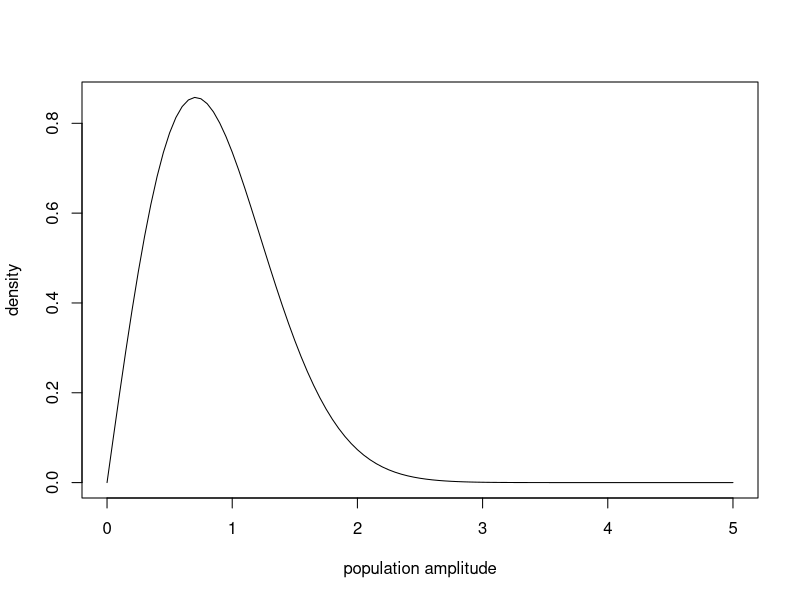
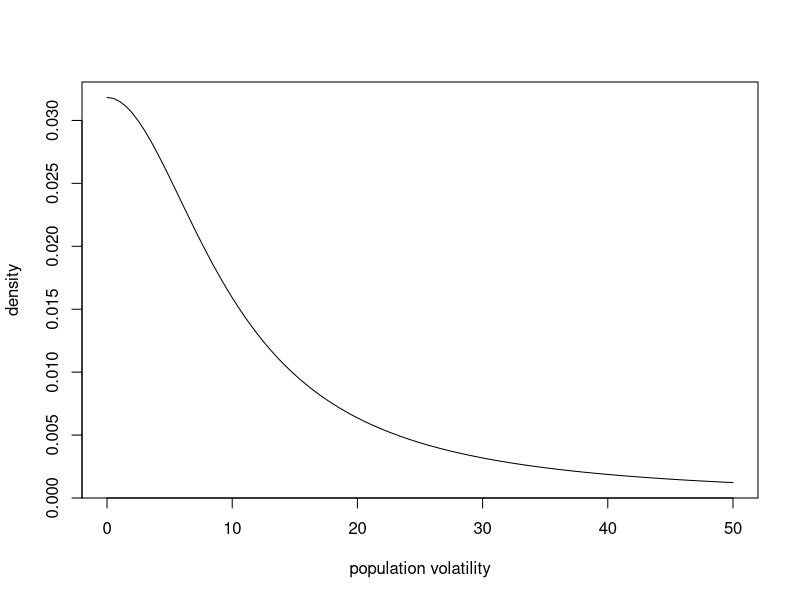
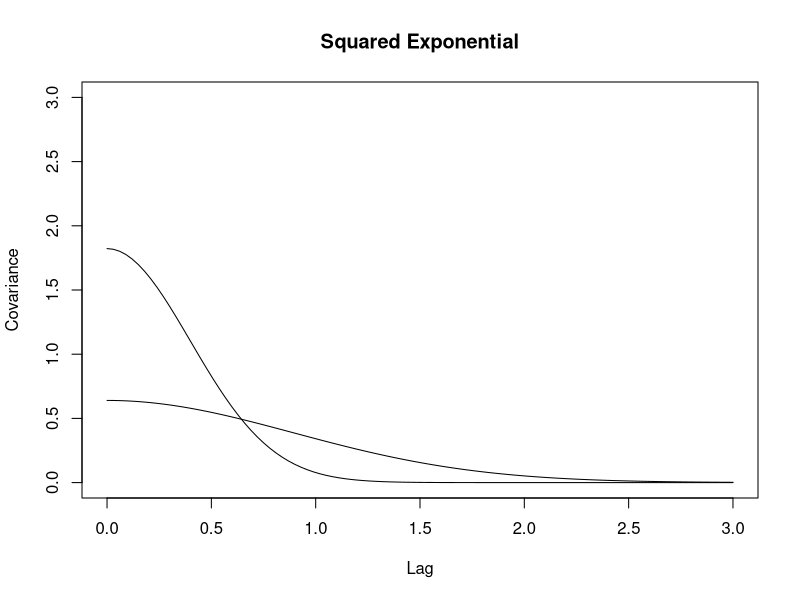
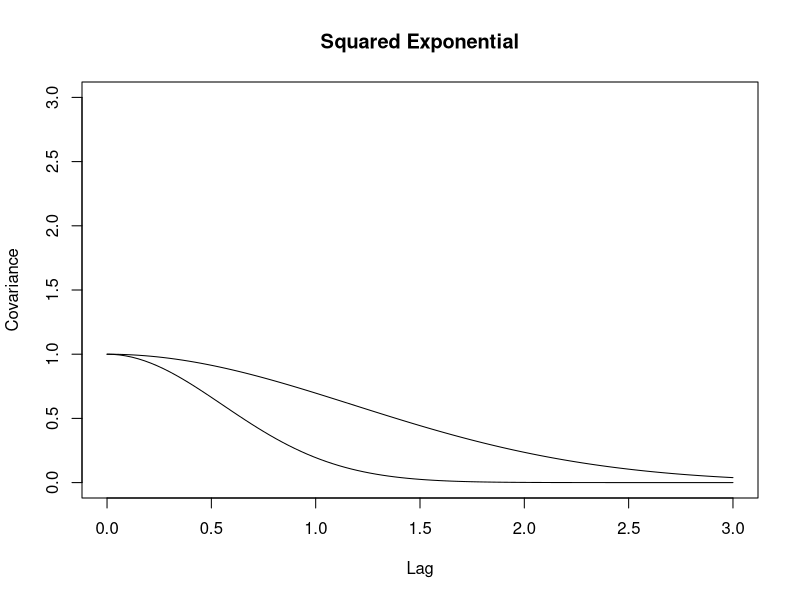
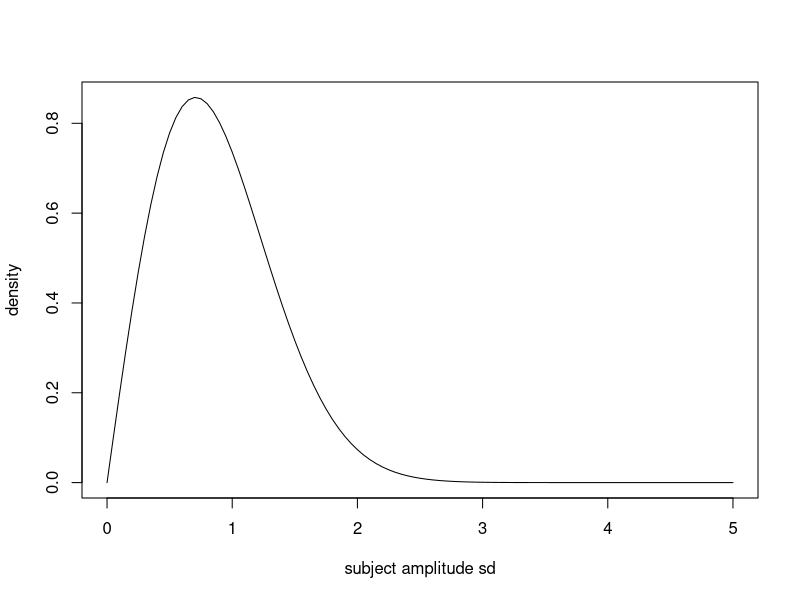
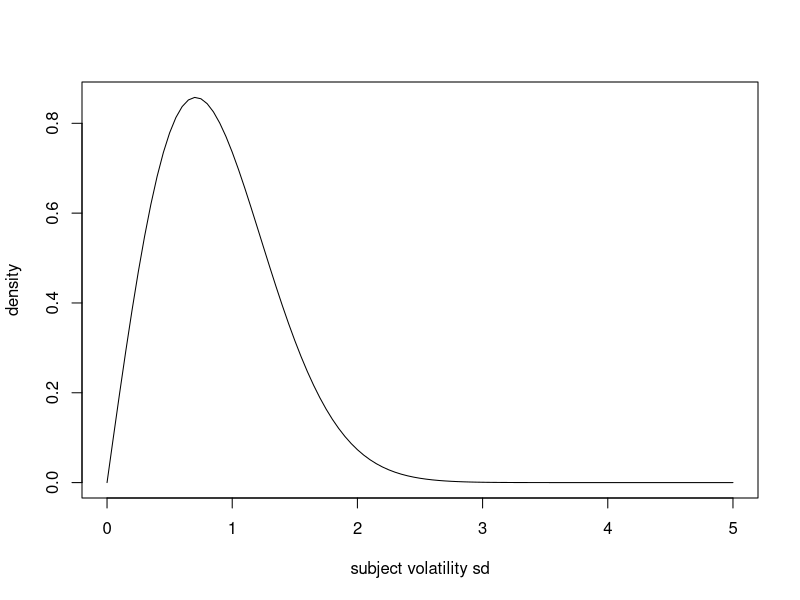
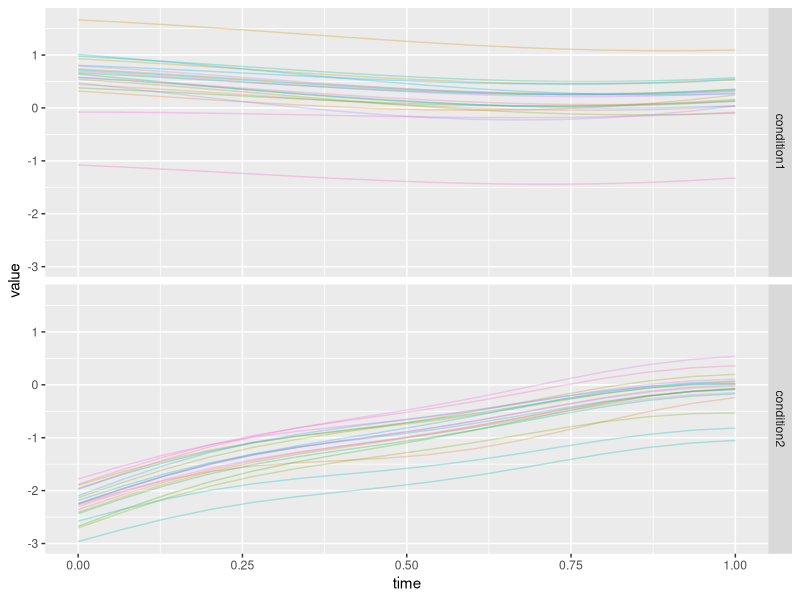

Write R code to recreate these figures, in order. (Note: this script raises an error after producing the figures.)
# Load Pakages ----

library(MASS)
library(tidyverse)
library(plyr)



# Functions ----

# this function takes in amplitude and volatility values (one for each condition) and creates covariance matrices for each condition
get_Sigmas = function(amplitudes, volatilities) {
  Sigmas = list()
  
  for (param in 1:length(amplitudes)) {
    Sigmas[[param]] = matrix(0, n_x, n_x)
    for (i in 1:n_x){
      for (j in 1:n_x){
        Sigmas[[param]][i, j] = amplitudes[param]^2*exp(-volatilities[param]^2*(1/2)*(x[i] - x[j])^2)  
      }
    }
  } 
  
  curve(amplitudes[1]^2*exp(-volatilities[1]^2*(1/2)*(x)^2), 0, (max(x)-min(x))*3, xlab="Lag", ylab="Covariance", main = "Squared Exponential", ylim = c(0, 3))
  for (param in 2:length(amplitudes)) {
    curve(amplitudes[param]^2*exp(-volatilities[param]^2*(1/2)*(x)^2), 0, (max(x)-min(x))*3, add = T, xlab="Lag", ylab="Covariance", main = "Squared Exponential")
  }
  
  return(Sigmas)
}

# this function takes the variability (sd) among participant amplitude and volatility
# it then samples participant-specific amplitude and volatility values
# based on these, participant-specific covariance matrices are generated
# samples are then taken from a multivariate normal with mean zero and variance defined by these covariances (one for each participant)
# these samples make up a participant-specific deviation from the population mean function which itself is sampled from a multivariate normal
# the sum of the population mean function and the participant-specific deviation function ultimately make up the participant-specific function 
# this process is repeated for each condition and each participant
get_subj_Sigmas = function(subj_amplitude_sd, subj_volatility_sd, Sigmas){
  fs = list()
  fs_subj = list()
  
  for (param in 1:length(amplitudes)) {
    fs[[param]] = mvrnorm(1, mu, Sigmas[[param]])
    
    for (subj in 1:n) {
      subj_amplitude = rnorm(1, 0, subj_amplitude_sd[param])
      subj_volatility = rnorm(1, 0, subj_volatility_sd[param])
      
      subj_Sigma = matrix(0, n_x, n_x)
      for (i in 1:n_x){
        for (j in 1:n_x){
          subj_Sigma[i, j] = subj_amplitude^2*exp(-subj_volatility^2*(1/2)*(x[i] - x[j])^2)  
        }
      }
      
      f_subj_val = fs[[param]] + mvrnorm(1, mu, subj_Sigma)
      f_subj = data.frame(value = f_subj_val, parameter = param, id = subj, time = x)
      
      idx = ((param-1)*n+1) + subj
      fs_subj[[idx]] = f_subj
    }
  }
  
  return(list("fs" = fs, "fs_subj" = fs_subj))
}



# Experimental parameters ----

# number of participants
n = 20  

# trajectory time points; they are bounded from 0 to 1 so that amplitudes and volatilities are on the right scale
x = 0:15/15  

# the number of time points
n_x = length(x)

# mean function: all zeros
mu = rep(0, n_x)



# Group GPs ----

# the prior on the population amplitude is examined
curve(dweibull(x, 2, 1), 0, 5, ylab = "density", xlab = "population amplitude")

# the population amplitudes for each condition are specified
amplitudes = c(0.80, 1.35)

# the prior on the population volatility is examined
curve(dcauchy(x, 0, 10), 0, 50, ylab = "density", xlab = "population volatility")

# the population volatilities for each condition are specified
volatilities = c(1.12, 2.51)

# the covariance matrix for the population mean function is computed
Sigmas = get_Sigmas(amplitudes, volatilities)



# Group GPs for Noise ----

# the population amplitudes for the trial-wise variability (noise) functions of each condition are specified
namplitudes = c(1.0, 1.0)

# the population volatilities for the trial-wise variability (noise) functions of each condition are specified
nvolatilities = c(0.85, 1.81)

# the covariance matrix for the population noise function is computed
nSigmas = get_Sigmas(namplitudes, nvolatilities)



# Sample Mean Functions ----

# the prior on the amplitude standard deviation (among participants) is examined
curve(dweibull(x, 2, 1), 0, 5, ylab = "density", xlab = "subject amplitude sd")

# the participant amplitude standard deviations are specified
subj_amplitude_sd = c(0.53, 0.43)

# the prior on the volatility standard deviation (among participants) is examined
curve(dweibull(x, 2, 1), 0, 5, ylab = "density", xlab = "subject volatility sd")

# the participant volatility standard deviations are specified
subj_volatility_sd = c(0.71, 1.14)

# the participant-level deviation functions are computed
temp = get_subj_Sigmas(subj_amplitude_sd, subj_volatility_sd, Sigmas)

# identify the population mean function
fs = temp$fs

# indentify the participant mean functions  
fs_subj = temp$fs_subj

# join all the participant mean functions together
df = do.call(rbind, fs_subj)

# add labels for the two arbitrary conditions
df$parameter = factor(
  ifelse(
    df$parameter == 1
    , "condition1"
    , "condition2"
  )
)

# change the column name for the condition labels
names(df)[2] = c("condition")

# plot the participant mean functions
df %>%
  ggplot()+
  geom_line(aes(x=time, y=value, color=factor(id)), alpha = 0.3)+
  facet_grid(condition~.)+
  theme(legend.position="none")

# save the generative participant mean functions
saveRDS(df, file = "/Users/ghislaindentremont/Documents/Experiments/Trajectory/Jenn Study/previous_analyses/fake_proposal_15/fake_data_proposal_subj.rds")

# join the population mean functions together
df_pop = do.call(cbind, fs)

# create data frame object 
df_pop = data.frame(df_pop)

# change column names - one per condition
names(df_pop) = c("condition1", "condition2") 

# add column for arbitrary time labels
df_pop %>%
  mutate(
    time = x
  ) -> df_pop

# plot the population mean functions for each condition
df_pop %>%
  gather(condition, value, condition1:condition2) %>%
  ggplot()+
  geom_line(aes(x=time, y=value))+
  facet_grid(condition~.)

# save the generative population mean functions
saveRDS(df_pop, file = "/Users/ghislaindentremont/Documents/Experiments/Trajectory/Jenn Study/previous_analyses/fake_proposal_15/fake_data_proposal_pop.rds")



# Sample Noise Functions ----

# the prior for the participant noise amplitude standard deviation
curve(dweibull(x, 2, 1), 0, 5, ylab = "density", xlab = "subject noise amplitude sd")

# specify participant noise amplitude sds
subj_namplitude_sd = c(0.43, 0.53)

# the prior for the participant noise volatility standard deviation
curve(dweibull(x, 2, 1), 0, 5, ylab = "density", xlab = "subject noise volatility sd")

# specify participant noise volatility sds
subj_nvolatility_sd = c(1.2, 0.8)

# the participant-level noise deviation functions are computed
temp = get_subj_Sigmas(subj_namplitude_sd, subj_nvolatility_sd, nSigmas)

# identify population noise functions
fs_noise = temp$fs

# identify participant noise functions
fs_noise_subj = temp$fs_subj

# join participant noise functions together
df_noise = do.call(rbind, fs_noise_subj)

# add condition labels
df_noise$parameter = factor(
  ifelse(
    df_noise$parameter == 1
    , "condition1"
    , "condition2"
  )
)

# change condition column name
names(df_noise)[2] = c("condition")

# plot participant noise functions
df_noise %>%
  ggplot()+
  geom_line(aes(x=time, y=value, color=factor(id)), alpha = 0.3)+
  facet_grid(condition~.)+
  theme(legend.position="none")

# save generative participant noise functions
saveRDS(df_noise, file = "/Users/ghislaindentremont/Documents/Experiments/Trajectory/Jenn Study/previous_analyses/fake_proposal_15/fake_data_proposal_subj_noise.rds")

# join population noise functions
df_noise_pop = do.call(cbind, fs_noise)

# create data frame object
df_noise_pop = data.frame(df_noise_pop)

# change column names
names(df_noise_pop) = c("condition1", "condition2") 

# add tiem column
df_noise_pop %>%
  mutate(
    time = x
  ) -> df_noise_pop

# plot population noise functions
df_noise_pop %>%
  gather(condition, value, condition1:condition2) %>%
  ggplot()+
  geom_line(aes(x=time, y=value))+
  facet_grid(condition~.)

# save generative population noise functions
saveRDS(df_noise_pop, file = "/Users/ghislaindentremont/Documents/Experiments/Trajectory/Jenn Study/previous_analyses/fake_proposal_15/fake_data_proposal_pop_noise.rds")



# Sampling from f(x)s with noise ----

# specify number of trials by condition
n_trials_by_condition = 100

# verify that the participant noise function and participant mean function data frames are alligned 
mean(df$id == df_noise$id)
mean(df$time == df_noise$time)
mean(df$condition == df_noise$condition)

# add participant noise as new column to participant mean data frame 
df$noise = df_noise$value

# sample from participant mean functions with noise (trial-by-trial variability)
df_final2 = ddply(
  .data = df
  , .variables = c("condition","id")
  , .fun = function(df_piece) {
    f_noise = t(mvrnorm(n_trials_by_condition, df_piece$value, exp(df_piece$noise)^2*diag(nrow(df_piece))))
    data.frame(f_noise, time=df_piece$time)
  }
)

# reformat data frame
df_final = df_final2 %>%
  gather(trial, value, -c(condition, id, time), factor_key = T)

# make condition labels a factor column
df_final$condition = factor(df_final$condition)

# make id labels a factor column
df_final$id = factor(df_final$id)

# plot fake participant trajectories 
df_final %>%
  filter(as.numeric(id) <= 5) %>%
  ggplot()+
  geom_line(aes(x=time, y=value, color=trial), alpha = 0.1)+
  facet_grid(condition~id)+
  theme(legend.position="none")

# get mean participant trajectories by averaging over trials
df_id_means = aggregate(value ~ time + condition + id, data=df_final, FUN=mean)

# plot fake participant mean trajectories 
df_id_means %>%
  filter(as.numeric(id) <= 5) %>%
  ggplot()+
  geom_line(aes(x=time, y=value))+
  facet_grid(condition~id)

# change column names 
names(df_final)[5] = c("position")

# set coordinate (z; there is only one coordinate) to factor column
df_final$coordinate = factor("z")



# Save Fake Data File ----

saveRDS(df_final, file = "/Users/ghislaindentremont/Documents/Experiments/Trajectory/Jenn Study/previous_analyses/fake_proposal_15/fake_data_proposal.rds")
